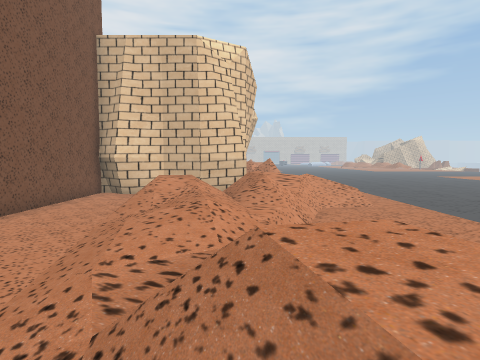
[1] (above)

24 first-person views from a walk through a scene from a Unity 3-D project. The camera is 1.4 m above the floor, tilts 4° down and sees 80° across. The floor is counted in squares, 2 m on a side. Each view is taken from the middle of a square. On the plan, view 1 faces up. The plan holds only what a view shows up to about 10 squares ahead; the rest is blank. The place goes on beyond the plan. The player character is not drawn. Some surface patterns are stand-ins.

[2]
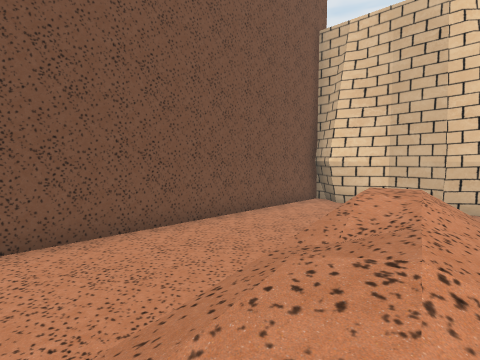

[3]
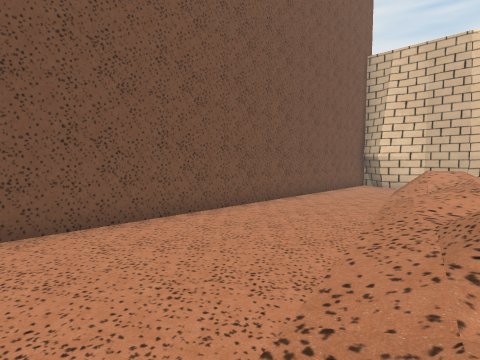

[4]
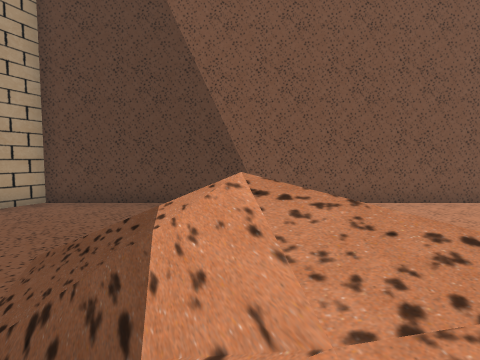

[5]
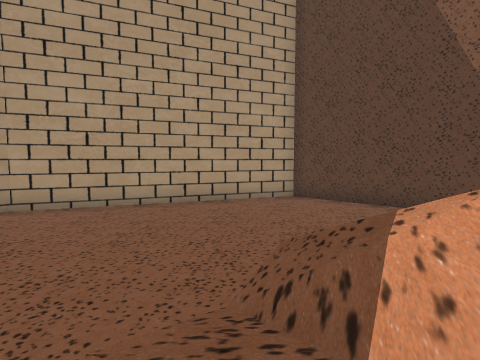

[6]
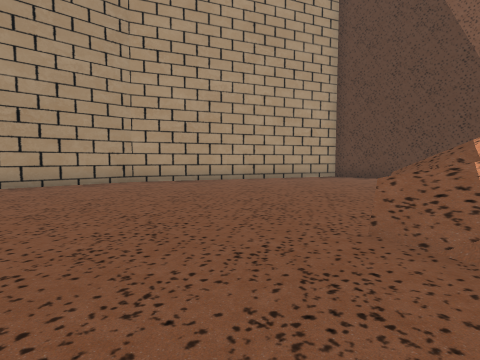

[7]
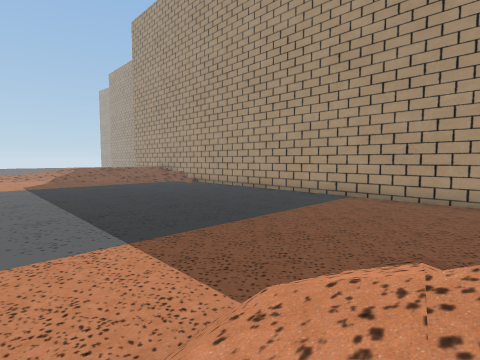

[8]
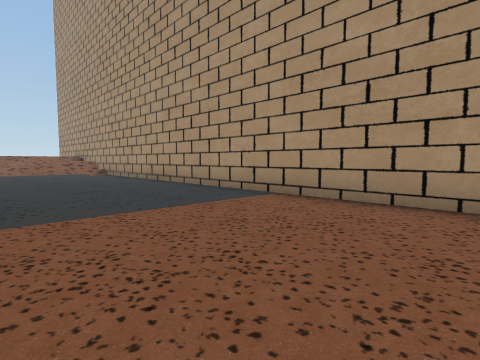

[9]
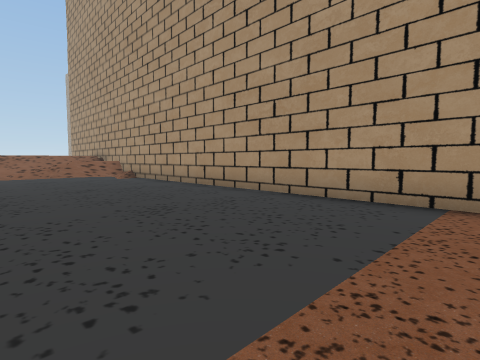

[10]
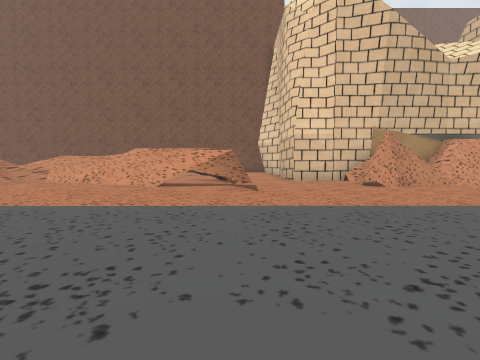

[11]
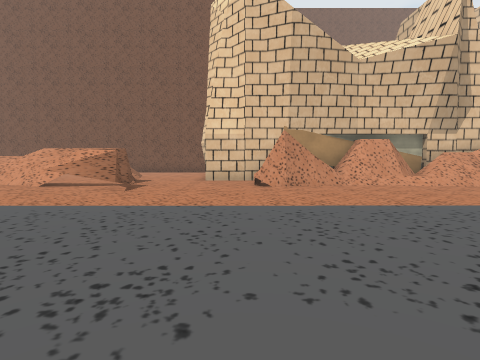

[12]
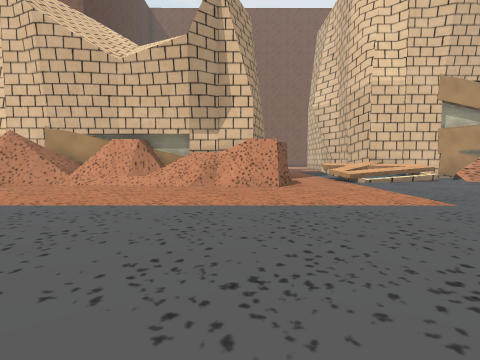

[13]
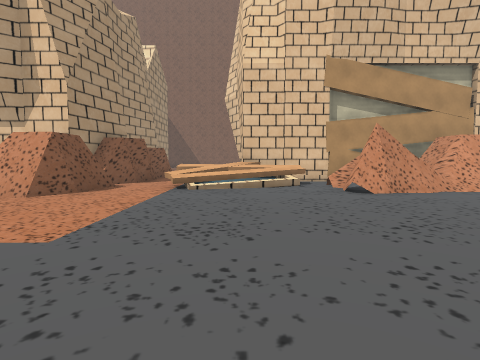

[14]
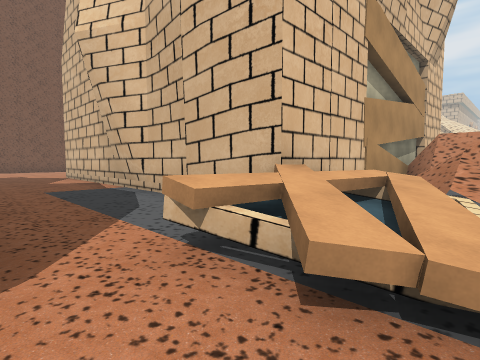

[15]
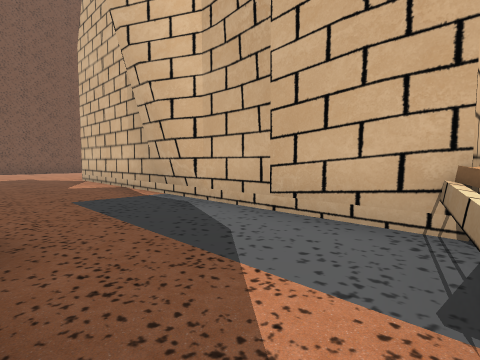

[16]
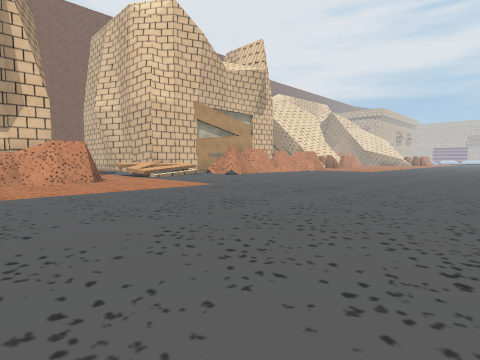

[17]
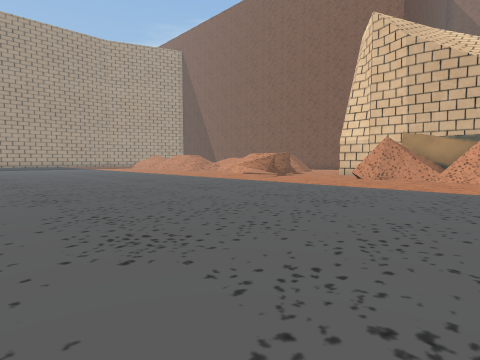

[18]
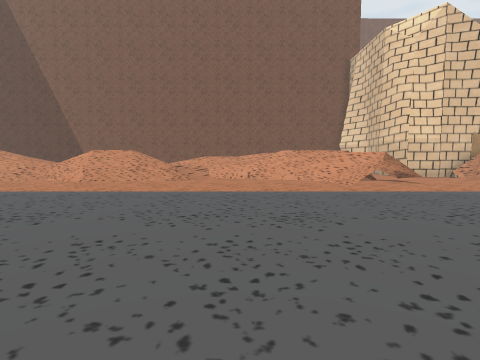

[19]
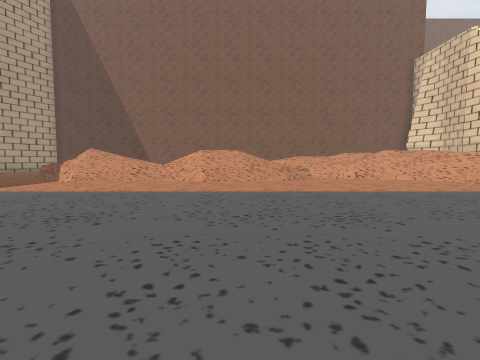

[20]
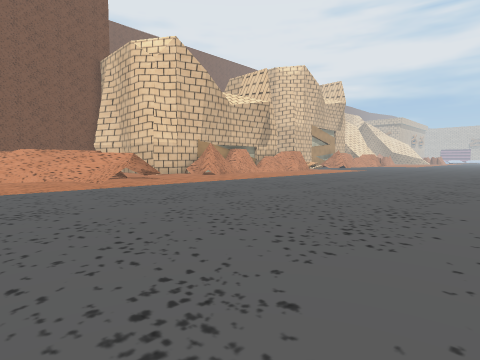

[21]
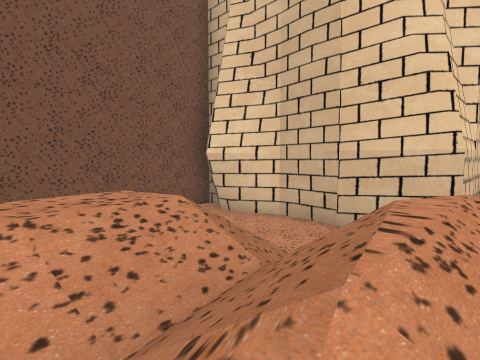

[22]
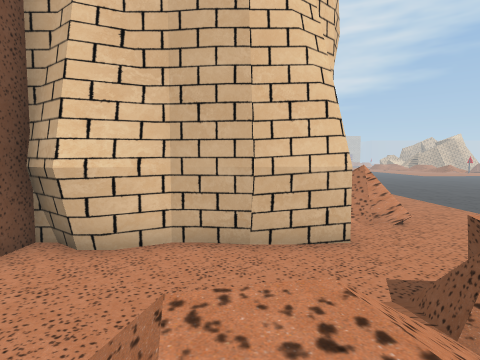

[23]
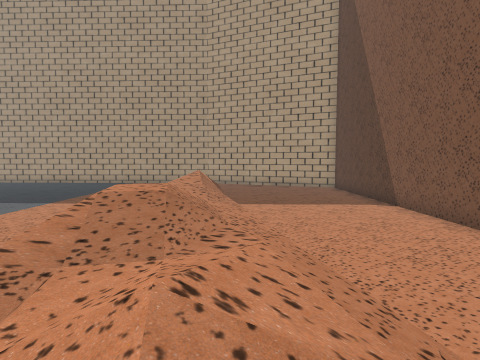

[24]
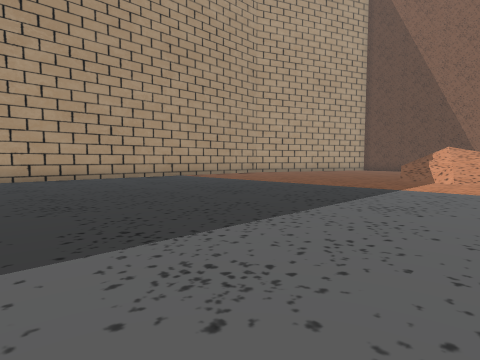

### Floor plan
Key: @ floor where view 1 was taken; # wall or solid block; . main floor; : floor 2 m higher than the main floor; + floor 2.5 m higher than the main floor; / step, stairs or slope; = window, fence, low wall or low ledge; v drop or lower ground.
Columns run from 13 left of view 1 to 14 right of it. Each row starts with its distance up from view 1.
 32            # ##.       ..
 31            #.##...    ...
 30            #.=##...  ....
 29            #.............
 28            #==...........
 27  .###########v...........
 26 ............=v=..........
 25 ............#=............
 24        .. ................
 23            ###+#..........
 22              #/#..........
 21              #//..........
 20              #//..........
 19              ##/...........
 18              ##/...........
 17              #//...........
 16              #/#...........
 15              ###...........
 14              #.............
 13       ########............
 12       #...................
 11       #......../ /.........
 10       #.... /v/# /.........
  9       #...=////=//.........
  8       #.../:///=...........
  7       #...//////...........
  6       #.../////............
  5       #....////..........
  4       #..../////........
  3       #..../////.........
  2       #..../////..........
  1       #.....//://........
  0       #...../@ /........
 -1       #.....// /.......
 -2       #.....////...........
 -3       #...../////..........
 -4       #......///...........
 -5       #      ///...........
 -6       #... ................
 -7       #....................
 -8       #...................
 -9       #.....................
-10       ###...................
-11         ###.................
-12           ###...............
-13             ################

Where each view was taken, in squares from view 1:
view 1: 0 up, 0 right, facing up
view 2: 2 up, 0 right, facing up-left
view 3: 3 down, 0 right, facing up-left
view 4: 4 down, 2 right, facing left
view 5: 4 down, 2 right, facing down-left
view 6: 4 down, 5 right, facing down-left
view 7: 2 down, 1 right, facing down-right
view 8: 8 down, 2 right, facing down-right
view 9: 8 down, 5 right, facing down-right
view 10: 11 up, 10 right, facing left
view 11: 14 up, 10 right, facing left
view 12: 22 up, 10 right, facing left
view 13: 27 up, 8 right, facing left
view 14: 24 up, 1 right, facing up-left
view 15: 24 up, 1 left, facing up-left
view 16: 20 up, 12 right, facing up-left
view 17: 19 up, 13 right, facing down-left
view 18: 6 up, 12 right, facing left
view 19: 2 up, 12 right, facing left
view 20: 6 up, 13 right, facing up-left
view 21: 7 up, 1 right, facing up-left
view 22: 7 up, 2 left, facing up
view 23: 6 up, 1 left, facing down
view 24: 2 down, 13 right, facing down-left
